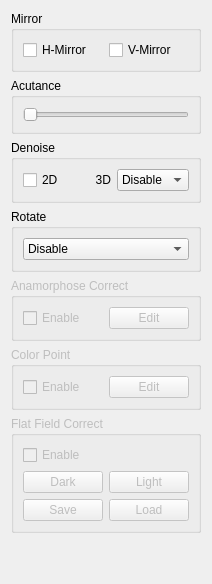
      <widget class="QWidget" name="tab_4">
       <attribute name="title">
        <string>Transform</string>
       </attribute>
       <layout class="QVBoxLayout" name="verticalLayout_26">
        <item>
         <widget class="QGroupBox" name="groupBox_6">
          <property name="title">
           <string>Mirror</string>
          </property>
          <layout class="QHBoxLayout" name="horizontalLayout_23">
           <item>
            <widget class="QCheckBox" name="checkBox_horizontalMirror">
             <property name="text">
              <string>H-Mirror</string>
             </property>
            </widget>
           </item>
           <item>
            <widget class="QCheckBox" name="checkBox_verticalMirror">
             <property name="text">
              <string>V-Mirror</string>
             </property>
            </widget>
           </item>
          </layout>
         </widget>
        </item>
        <item>
         <widget class="QGroupBox" name="groupBox_17">
          <property name="title">
           <string>Acutance</string>
          </property>
          <layout class="QHBoxLayout" name="horizontalLayout_37">
           <item>
            <widget class="QSlider" name="slider_acutance">
             <property name="orientation">
              <enum>Qt::Horizontal</enum>
             </property>
            </widget>
           </item>
          </layout>
         </widget>
        </item>
        <item>
         <widget class="QGroupBox" name="groupBox_18">
          <property name="title">
           <string>Denoise</string>
          </property>
          <layout class="QHBoxLayout" name="horizontalLayout_22">
           <item>
            <widget class="QCheckBox" name="checkBox_noise">
             <property name="text">
              <string>2D</string>
             </property>
            </widget>
           </item>
           <item>
            <widget class="QLabel" name="label_6">
             <property name="text">
              <string>3D</string>
             </property>
             <property name="alignment">
              <set>Qt::AlignRight|Qt::AlignTrailing|Qt::AlignVCenter</set>
             </property>
            </widget>
           </item>
           <item>
            <widget class="QComboBox" name="comboBox_noise3D">
             <item>
              <property name="text">
               <string>Disable</string>
              </property>
             </item>
             <item>
              <property name="text">
               <string>2</string>
              </property>
             </item>
             <item>
              <property name="text">
               <string>3</string>
              </property>
             </item>
             <item>
              <property name="text">
               <string>4</string>
              </property>
             </item>
             <item>
              <property name="text">
               <string>5</string>
              </property>
             </item>
             <item>
              <property name="text">
               <string>6</string>
              </property>
             </item>
             <item>
              <property name="text">
               <string>7</string>
              </property>
             </item>
             <item>
              <property name="text">
               <string>8</string>
              </property>
             </item>
            </widget>
           </item>
          </layout>
         </widget>
        </item>
        <item>
         <widget class="QGroupBox" name="groupBox_19">
          <property name="title">
           <string>Rotate</string>
          </property>
          <layout class="QHBoxLayout" name="horizontalLayout_33">
           <item>
            <widget class="QComboBox" name="comboBox_rotate">
             <item>
              <property name="text">
               <string>Disable</string>
              </property>
             </item>
             <item>
              <property name="text">
               <string>90</string>
              </property>
             </item>
             <item>
              <property name="text">
               <string>180</string>
              </property>
             </item>
             <item>
              <property name="text">
               <string>270</string>
              </property>
             </item>
            </widget>
           </item>
          </layout>
         </widget>
        </item>
        <item>
         <widget class="QGroupBox" name="groupBox_24">
          <property name="enabled">
           <bool>false</bool>
          </property>
          <property name="title">
           <string>Anamorphose Correct</string>
          </property>
          <layout class="QHBoxLayout" name="horizontalLayout_38">
           <item>
            <widget class="QCheckBox" name="checkBox_anamorphose">
             <property name="text">
              <string>Enable</string>
             </property>
            </widget>
           </item>
           <item>
            <widget class="QPushButton" name="pushButton_3">
             <property name="enabled">
              <bool>false</bool>
             </property>
             <property name="text">
              <string>Edit</string>
             </property>
            </widget>
           </item>
          </layout>
         </widget>
        </item>
        <item>
         <widget class="QGroupBox" name="groupBox_25">
          <property name="enabled">
           <bool>false</bool>
          </property>
          <property name="title">
           <string>Color Point</string>
          </property>
          <layout class="QHBoxLayout" name="horizontalLayout_39">
           <item>
            <widget class="QCheckBox" name="checkBox_horizontalMirror_4">
             <property name="text">
              <string>Enable</string>
             </property>
            </widget>
           </item>
           <item>
            <widget class="QPushButton" name="pushButton_4">
             <property name="enabled">
              <bool>false</bool>
             </property>
             <property name="text">
              <string>Edit</string>
             </property>
            </widget>
           </item>
          </layout>
         </widget>
        </item>
        <item>
         <widget class="QGroupBox" name="groupBox_26">
          <property name="enabled">
           <bool>false</bool>
          </property>
          <property name="title">
           <string>Flat Field Correct</string>
          </property>
          <layout class="QVBoxLayout" name="verticalLayout_23">
           <item>
            <widget class="QCheckBox" name="checkBox_horizontalMirror_5">
             <property name="text">
              <string>Enable</string>
             </property>
            </widget>
           </item>
           <item>
            <layout class="QHBoxLayout" name="horizontalLayout_42">
             <item>
              <widget class="QPushButton" name="pushButton_6">
               <property name="text">
                <string>Dark</string>
               </property>
              </widget>
             </item>
             <item>
              <widget class="QPushButton" name="pushButton_8">
               <property name="text">
                <string>Light</string>
               </property>
              </widget>
             </item>
            </layout>
           </item>
           <item>
            <layout class="QHBoxLayout" name="horizontalLayout_43">
             <item>
              <widget class="QPushButton" name="pushButton_5">
               <property name="text">
                <string>Save</string>
               </property>
              </widget>
             </item>
             <item>
              <widget class="QPushButton" name="pushButton_7">
               <property name="text">
                <string>Load</string>
               </property>
              </widget>
             </item>
            </layout>
           </item>
          </layout>
         </widget>
        </item>
        <item>
         <spacer name="verticalSpacer_7">
          <property name="orientation">
           <enum>Qt::Vertical</enum>
          </property>
          <property name="sizeHint" stdset="0">
           <size>
            <width>20</width>
            <height>40</height>
           </size>
          </property>
         </spacer>
        </item>
       </layout>
      </widget>
